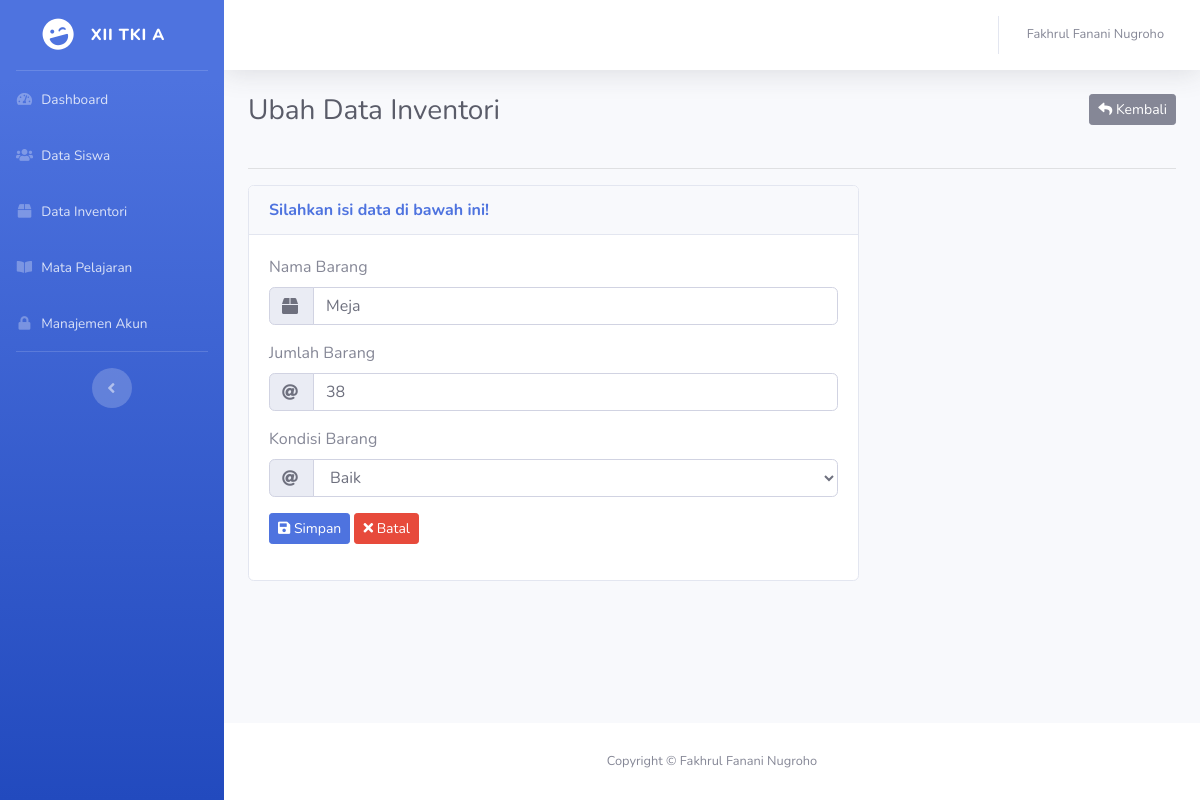
The page /inventori/ubah.php?id=1 (signed in) on the database its author committed.
### tables this page shows
CREATE TABLE `tbl_kelas` (
  `id` int(11) NOT NULL,
  `kelas` varchar(20) DEFAULT NULL,
  `wali_kelas` varchar(40) DEFAULT NULL,
  `sekolah` varchar(50) DEFAULT NULL,
  `alamat_sekolah` varchar(255) DEFAULT NULL,
  `tahun_ajaran` varchar(15) DEFAULT NULL,
  `semester` varchar(10) DEFAULT NULL
);

CREATE TABLE `tbl_inventori` (
  `id` int(11) NOT NULL,
  `nama` varchar(100) DEFAULT NULL,
  `jumlah` int(11) DEFAULT NULL,
  `kondisi` varchar(20) DEFAULT NULL
);

### functions.php (called while the page is built, shortened)
<?php
function base_url($path = null){
	$base_url = "http://localhost/sistem_pengelolaan_kelas/";
	if($path == null){
		return $base_url;
	} else {
		$base_url = $base_url . $path;
		return $base_url;
	}
}
?>

### inventori/ubah.php (the view, shortened to what this page needs)
<?php
require_once '../koneksi.php';
require_once '../functions.php';
$id = $_GET['id'];
$query = mysqli_query($koneksi, "SELECT * FROM tbl_inventori WHERE id = $id");
$inventori = mysqli_fetch_assoc($query);
?>
<!DOCTYPE html>
<html lang="en">
<head>
  <link href="../_template/vendor/fontawesome-free/css/all.min.css" rel="stylesheet" type="text/css">
  <link href="../_template/css/sb-admin-2.min.css" rel="stylesheet">
</head>
<body id="page-top">
	<div id="wrapper">
	<?php require_once '../_sidebar.php'; ?>
		<div id="content-wrapper" class="d-flex flex-column">
			<div id="content">
				<nav class="navbar navbar-expand navbar-light bg-white topbar mb-4 static-top shadow">
					<?php require_once '../_topnav.php'; ?>
				</nav>
				<div class="container-fluid">
					<div class="clearfix">
						<h1 class="h3 mb-4 text-gray-800 float-left">Ubah Data Inventori</h1>
						<a href="index.php" class="btn btn-secondary btn-sm float-right"><i class="fas fa-reply"></i> Kembali</a>
					</div>
					<hr>
					<div class="row">
						<div class="col-md-8">
							<div class="card">
								<div class="card-header">
									<span class="text-primary"><strong>Silahkan isi data di bawah ini!</strong></span>
								</div>
								<div class="card-body">
									<form action="proses_ubah.php?id=<?php echo $inventori['id'] ?>" method="POST">
										<div class="form-group">
											<label for="nama_barang">Nama Barang </label>
											<div class="input-group">
												<div class="input-group-prepend">
													<div class="input-group-text"><i class="fas fa-box"></i></div>
												</div>
												<input type="text" id="nama_barang" class="form-control" placeholder="Masukan Nama Barang" name="nama_barang" autocomplete="off" required="required" value="<?php echo $inventori['nama'] ?>">
											</div>
										</div>
										<div class="form-group">
											<label for="jumlah_barang">Jumlah Barang </label>
											<div class="input-group">
												<div class="input-group-prepend">
													<div class="input-group-text"><i class="fas fa-at"></i></div>
												</div>
												<input type="number" id="jumlah_barang" class="form-control" placeholder="Masukan Jumlah Barang" name="jumlah_barang" autocomplete="off" required="required" value="<?php echo $inventori['jumlah'] ?>">
											</div>
										</div>
										<div class="form-group">
											<label for="kondisi_barang">Kondisi Barang </label>
											<div class="input-group">
												<div class="input-group-prepend">
													<div class="input-group-text"><i class="fas fa-at"></i></div>
												</div>
												<select name="kondisi_barang" id="kondisi_barang" class="form-control">
													<option value="Baik" <?php echo $inventori['kondisi'] == 'Baik' ? 'selected' : '' ?>>Baik</option>
												</select>
											</div>
										</div>
										<div class="form-group">
											<button type="submit" class="btn btn-primary btn-sm" name="simpan"><i class="fas fa-save"></i> Simpan</button>
											<button type="reset" class="btn btn-danger btn-sm"><i class="fas fa-times"></i> Batal</button>
										</div>
									</form>
								</div>
							</div>
						</div>
					</div>
				</div>
			</div>
			<footer class="sticky-footer bg-white">
				<div class="container my-auto">
					<div class="copyright text-center my-auto">
						<span>Copyright &copy; Fakhrul Fanani Nugroho</span>
					</div>
				</div>
			</footer>
		</div>
	</div>
</body>
</html>

### _sidebar.php (shortened to what this page needs)
<?php
require_once 'koneksi.php';
require_once 'functions.php';
$query1 = mysqli_query($koneksi, "SELECT kelas FROM tbl_kelas WHERE id = 1");
$kelas1 = mysqli_fetch_assoc($query1);
?>
    <ul class="navbar-nav bg-gradient-primary sidebar sidebar-dark accordion" id="accordionSidebar">
      <a class="sidebar-brand d-flex align-items-center justify-content-center" href="<?php echo base_url('dashboard.php') ?>">
        <div class="sidebar-brand-icon rotate-n-15">
          <i class="fas fa-laugh-wink"></i>
        </div>
        <div class="sidebar-brand-text mx-3"><?php echo $kelas1['kelas']; ?></div>
      </a>
      <hr class="sidebar-divider my-0">
      <li class="nav-item">
        <a class="nav-link" href="<?= base_url('dashboard.php') ?>">
          <i class="fas fa-fw fa-tachometer-alt"></i>
          <span>Dashboard</span></a>
      </li>
      <li class="nav-item">
      	<a href="<?= base_url('siswa/index.php') ?>" class="nav-link">
      		<i class="fas fa-fw fa-users"></i>
      		<span>Data Siswa</span>
      	</a>
      </li>
      <li class="nav-item">
        <a href="<?= base_url('inventori/index.php') ?>" class="nav-link">
          <i class="fas fa-fw fa-box"></i>
          <span>Data Inventori</span>
        </a>
      </li>
      <li class="nav-item">
        <a href="<?= base_url('mapel/index.php') ?>" class="nav-link">
          <i class="fas fa-fw fa-book-open"></i>
          <span>Mata Pelajaran</span>
        </a>
      </li>
      <li class="nav-item">
        <a href="<?= base_url('akun/index.php') ?>" class="nav-link">
          <i class="fas fa-fw fa-lock"></i>
          <span>Manajemen Akun</span>
        </a>
      </li>
      <hr class="sidebar-divider d-none d-md-block">
      <div class="text-center d-none d-md-inline">
        <button class="rounded-circle border-0" id="sidebarToggle"></button>
      </div>
    </ul>

### inventori/ubah.php (style rules this page uses)
.input-group-text { width: 45px; }

### rows shown on the page
tbl_kelas: kelas "XII TKI A"
tbl_inventori: nama_barang "Meja", jumlah_barang "38", kondisi_barang "Baik"

### other values the page prints
$_SESSION['auth']['nama'] "Fakhrul Fanani Nugroho"
